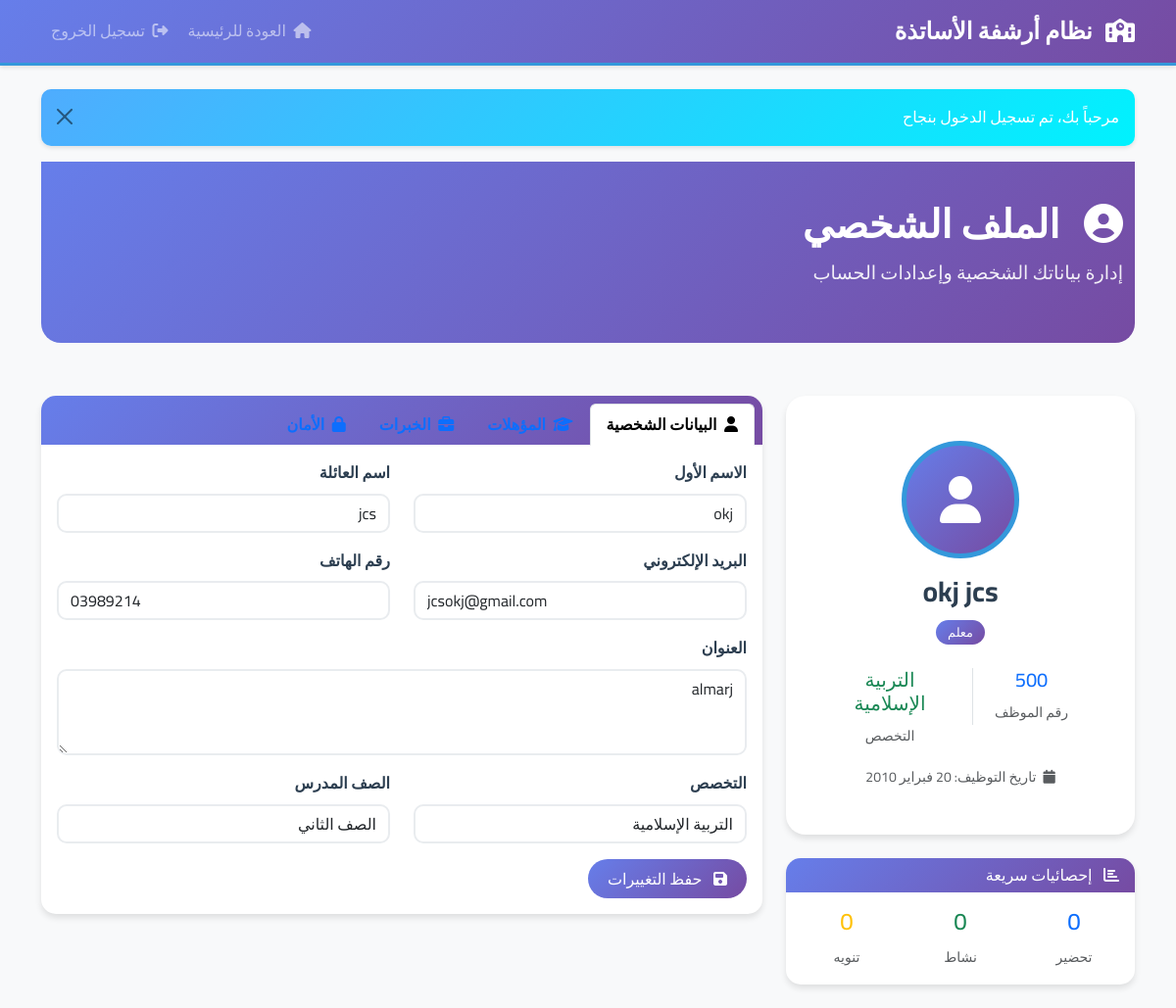
/profile.php (signed in), run on the app's committed database.
### tables this page shows
CREATE TABLE teachers (
            id INTEGER PRIMARY KEY AUTOINCREMENT,
            user_id INTEGER UNIQUE,
            employee_id VARCHAR(20) UNIQUE,
            first_name VARCHAR(50) NOT NULL,
            last_name VARCHAR(50) NOT NULL,
            email VARCHAR(100),
            phone VARCHAR(20),
            address TEXT,
            hire_date DATE,
            birth_date DATE,
            national_id VARCHAR(20),
            subject VARCHAR(100),
            grade_level VARCHAR(50),
            photo VARCHAR(255),
            is_present INTEGER DEFAULT 0,
            created_at DATETIME DEFAULT CURRENT_TIMESTAMP,
            updated_at DATETIME DEFAULT CURRENT_TIMESTAMP,
            FOREIGN KEY (user_id) REFERENCES users(id) ON DELETE CASCADE
        );

### config/database.php (called while the page is built, shortened)
<?php
class Database {
    private $db;
    private $dbPath;
    public function __construct($dbPath = null) {
        $this->dbPath = $dbPath ?? (defined('DB_PATH') ? DB_PATH : 'C:\xampp\htdocs\school-system\database\school_archive.db');
        $this->createTables();
    }
    private function connect() {
        try {
            $dir = dirname($this->dbPath);
            $this->db = new PDO('sqlite:' . $this->dbPath);
            $this->db->setAttribute(PDO::ATTR_ERRMODE, PDO::ERRMODE_EXCEPTION);
            $this->db->exec('PRAGMA foreign_keys = ON');
        } catch (PDOException $e) {
            die('خطأ في الاتصال بقاعدة البيانات: ' . $e->getMessage());
        }
    }
    private function createTables() {
        try {
            $this->db->exec($sql);
            $this->insertDefaultData();
        } catch (PDOException $e) {
            die('خطأ في إنشاء الجداول: ' . $e->getMessage());
        }
    }
    private function insertDefaultData() {
        $stmt = $this->db->prepare("SELECT COUNT(*) FROM users WHERE role = 'admin'");
        $stmt->execute();
        $adminCount = $stmt->fetchColumn();
        $stmt = $this->db->prepare("SELECT COUNT(*) FROM subjects");
        $stmt->execute();
        $subjectsCount = $stmt->fetchColumn();
        $stmt = $this->db->prepare("SELECT COUNT(*) FROM grades");
        $stmt->execute();
        $gradesCount = $stmt->fetchColumn();
    }
    public function query($sql, $params = []) {
        try {
            $stmt = $this->db->prepare($sql);
            $stmt->execute($params);
            return $stmt;
        } catch (PDOException $e) {
            throw new Exception('خطأ في تنفيذ الاستعلام: ' . $e->getMessage());
        }
    }
}
?>

### profile.php (the view, shortened to what this page needs)
<?php
require_once 'config/config.php';
$currentUser = null;
$currentTeacher = null;
try {
    $stmt = $db->query("SELECT * FROM users WHERE id = ?", [$_SESSION['user_id']]);
    $currentUser = $stmt->fetch(PDO::FETCH_ASSOC);
    if ($currentUser['role'] === 'teacher') {
        $stmt = $db->query("SELECT * FROM teachers WHERE user_id = ?", [$_SESSION['user_id']]);
        $currentTeacher = $stmt->fetch(PDO::FETCH_ASSOC);
    }
} catch (Exception $e) {
    showMessage('خطأ في جلب بيانات المستخدم', 'error');
}
?>
<!DOCTYPE html>
<html lang="ar" dir="rtl">
<head>
    <link href="https://cdn.jsdelivr.net/npm/bootstrap@5.3.0/dist/css/bootstrap.rtl.min.css" rel="stylesheet">
    <link href="https://cdnjs.cloudflare.com/ajax/libs/font-awesome/6.4.0/css/all.min.css" rel="stylesheet">
    <link href="assets/css/style.css" rel="stylesheet">
</head>
<body>
    <nav class="navbar navbar-expand-lg navbar-dark bg-primary">
        <div class="container">
            <a class="navbar-brand" href="index.php">
                <i class="fas fa-school me-2"></i>
                <?php echo APP_NAME; ?>
            </a>
            <div class="navbar-nav ms-auto">
                <a class="nav-link" href="index.php">
                    <i class="fas fa-home me-1"></i>
                    العودة للرئيسية
                </a>
                <a class="nav-link" href="logout.php">
                    <i class="fas fa-sign-out-alt me-1"></i>
                    تسجيل الخروج
                </a>
            </div>
        </div>
    </nav>
    <div class="container mt-4">
        <div class="row mb-4">
            <div class="col-12">
                <div class="page-header">
                    <div class="container">
                        <h1 class="page-title">
                            <i class="fas fa-user-circle me-3"></i>
                            الملف الشخصي
                        </h1>
                        <p class="page-subtitle">إدارة بياناتك الشخصية وإعدادات الحساب</p>
                    </div>
                </div>
            </div>
        </div>
        <div class="row">
            <div class="col-lg-4 mb-4">
                <div class="card profile-card">
                    <div class="card-body text-center">
                        <div class="profile-avatar bg-primary text-white d-flex align-items-center justify-content-center mx-auto mb-3">
                            <i class="fas fa-user fa-3x"></i>
                        </div>
                        <h4 class="profile-name">
                            <?php
                            if ($currentTeacher) {
                                echo htmlspecialchars($currentTeacher['first_name'] . ' ' . $currentTeacher['last_name']);
                            } else {
                                echo htmlspecialchars($currentUser['username']);
                            }
                            ?>
                        </h4>
                        <p class="profile-role">
                            <span class="badge bg-primary">
                                <?php echo $currentUser['role'] === 'admin' ? 'مدير' : 'معلم'; ?>
                            </span>
                        </p>
                        <?php if ($currentTeacher): ?>
                        <div class="row text-center mt-4">
                            <div class="col-6">
                                <div class="border-end">
                                    <h5 class="text-primary"><?php echo htmlspecialchars($currentTeacher['employee_id']); ?></h5>
                                    <small class="text-muted">رقم الموظف</small>
                                </div>
                            </div>
                            <div class="col-6">
                                <h5 class="text-success"><?php echo htmlspecialchars($currentTeacher['subject']); ?></h5>
                                <small class="text-muted">التخصص</small>
                            </div>
                        </div>
                        <div class="mt-3">
                            <small class="text-muted">
                                <i class="fas fa-calendar me-1"></i>
                                تاريخ التوظيف: <?php echo formatDateArabic($currentTeacher['hire_date']); ?>
                            </small>
                        </div>
                        <?php endif; ?>
                    </div>
                </div>
                <?php if ($currentTeacher): ?>
                <div class="card mt-4">
                    <div class="card-header">
                        <h6 class="card-title mb-0">
                            <i class="fas fa-chart-bar me-2"></i>
                            إحصائيات سريعة
                        </h6>
                    </div>
                    <div class="card-body">
                        <?php
                        $stmt = $db->query("SELECT COUNT(*) as count FROM daily_preparations WHERE teacher_id = ?", [$currentTeacher['id']]);
                        $preparationsCount = $stmt->fetchColumn();
                        $stmt = $db->query("SELECT COUNT(*) as count FROM activities WHERE teacher_id = ?", [$currentTeacher['id']]);
                        $activitiesCount = $stmt->fetchColumn();
                        $stmt = $db->query("SELECT COUNT(*) as count FROM warnings WHERE teacher_id = ? AND is_read = 0", [$currentTeacher['id']]);
                        $unreadWarnings = $stmt->fetchColumn();
                        ?>
                        <div class="row text-center">
                            <div class="col-4">
                                <h4 class="text-primary"><?php echo $preparationsCount; ?></h4>
                                <small class="text-muted">تحضير</small>
                            </div>
                            <div class="col-4">
                                <h4 class="text-success"><?php echo $activitiesCount; ?></h4>
                                <small class="text-muted">نشاط</small>
                            </div>
                            <div class="col-4">
                                <h4 class="text-warning"><?php echo $unreadWarnings; ?></h4>
                                <small class="text-muted">تنويه</small>
                            </div>
                        </div>
                    </div>
                </div>
                <?php endif; ?>
            </div>
            <div class="col-lg-8">
                <div class="card">
                    <div class="card-header">
                        <ul class="nav nav-tabs card-header-tabs" id="profileTabs" role="tablist">
                            <li class="nav-item" role="presentation">
                                <button class="nav-link active" id="personal-tab" data-bs-toggle="tab" data-bs-target="#personal" type="button" role="tab">
                                    <i class="fas fa-user me-1"></i>
                                    البيانات الشخصية
                                </button>
                            </li>
                            <?php if ($currentTeacher): ?>
                            <li class="nav-item" role="presentation">
                                <button class="nav-link" id="qualifications-tab" data-bs-toggle="tab" data-bs-target="#qualifications" type="button" role="tab">
                                    <i class="fas fa-graduation-cap me-1"></i>
                                </button>
                            </li>
                            <li class="nav-item" role="presentation">
                                <button class="nav-link" id="experiences-tab" data-bs-toggle="tab" data-bs-target="#experiences" type="button" role="tab">
                                    <i class="fas fa-briefcase me-1"></i>
                                    الخبرات
                                </button>
                            </li>
                            <?php endif; ?>
                            <li class="nav-item" role="presentation">
                                <button class="nav-link" id="security-tab" data-bs-toggle="tab" data-bs-target="#security" type="button" role="tab">
                                    <i class="fas fa-lock me-1"></i>
                                    الأمان
                                </button>
                            </li>
                        </ul>
                    </div>
                    <div class="card-body">
                        <div class="tab-content" id="profileTabsContent">
                            <div class="tab-pane fade show active" id="personal" role="tabpanel">
                                <?php if ($currentTeacher): ?>
                                <form method="POST" class="needs-validation" novalidate>
                                    <div class="row">
                                        <div class="col-md-6 mb-3">
                                            <label for="first_name" class="form-label">الاسم الأول</label>
                                            <input type="text" class="form-control" id="first_name" name="first_name"
                                                   value="<?php echo htmlspecialchars($currentTeacher['first_name']); ?>" required>
                                        </div>
                                        <div class="col-md-6 mb-3">
                                            <label for="last_name" class="form-label">اسم العائلة</label>
                                            <input type="text" class="form-control" id="last_name" name="last_name"
                                                   value="<?php echo htmlspecialchars($currentTeacher['last_name']); ?>" required>
                                        </div>
                                    </div>
                                    <div class="row">
                                        <div class="col-md-6 mb-3">
                                            <label for="email" class="form-label">البريد الإلكتروني</label>
                                            <input type="email" class="form-control" id="email" name="email"
                                                   value="<?php echo htmlspecialchars($currentTeacher['email']); ?>">
                                        </div>
                                        <div class="col-md-6 mb-3">
                                            <label for="phone" class="form-label">رقم الهاتف</label>
                                            <input type="tel" class="form-control" id="phone" name="phone"
                                                   value="<?php echo htmlspecialchars($currentTeacher['phone']); ?>">
                                        </div>
                                    </div>
                                    <div class="mb-3">
                                        <label for="address" class="form-label">العنوان</label>
                                        <textarea class="form-control" id="address" name="address" rows="3"><?php echo htmlspecialchars($currentTeacher['address']); ?></textarea>
                                    </div>
                                    <div class="row">
                                        <div class="col-md-6 mb-3">
                                            <label class="form-label">التخصص</label>
                                            <input type="text" class="form-control" value="<?php echo htmlspecialchars($currentTeacher['subject']); ?>" readonly>
                                        </div>
                                        <div class="col-md-6 mb-3">
                                            <label class="form-label">الصف المدرس</label>
                                            <input type="text" class="form-control" value="<?php echo htmlspecialchars($currentTeacher['grade_level']); ?>" readonly>
                                        </div>
                                    </div>
                                    <button type="submit" name="update_profile" class="btn btn-primary">
                                        <i class="fas fa-save me-2"></i>
                                        حفظ التغييرات
                                    </button>
                                </form>
                                <?php endif; ?>
                            </div>
                        </div>
                    </div>
                </div>
            </div>
        </div>
    </div>
</body>
</html>

### data on the page
teachers: first_name+last_name "okj jcs", employee "500", subject "التربية الإسلامية", hire_date "20 فبراير 2010", first_name "okj", last_name "jcs", email "jcsokj@gmail.com", phone "03989214", address "almarj", grade_level "الصف الثاني"

### other printed values
APP_NAME "نظام أرشفة الأساتذة"
$message "مرحباً بك، تم تسجيل الدخول بنجاح"
$preparationsCount "0"
$activitiesCount "0"
$unreadWarnings "0"
